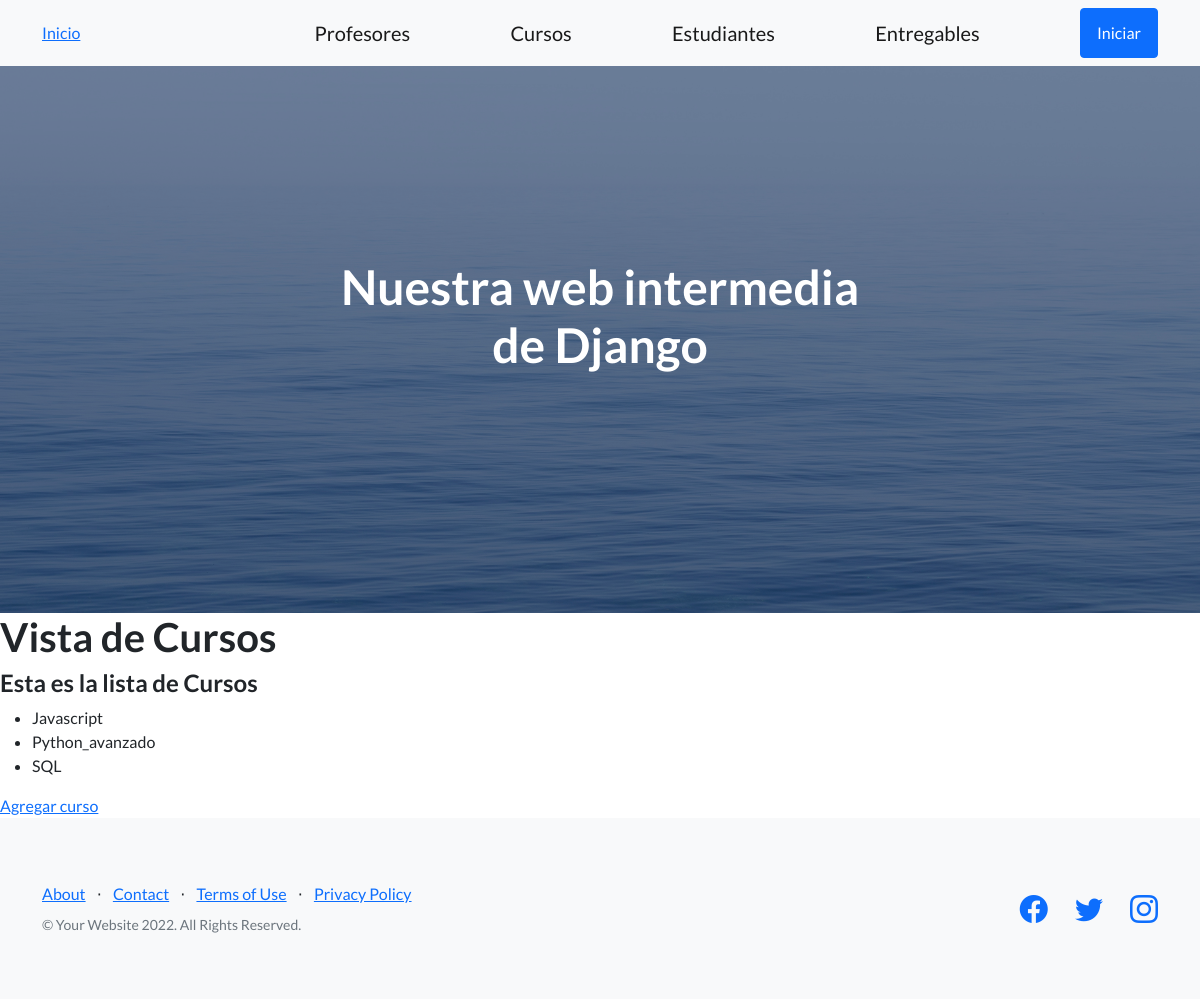
Before: /app-coder/cursos/ with the older database file.
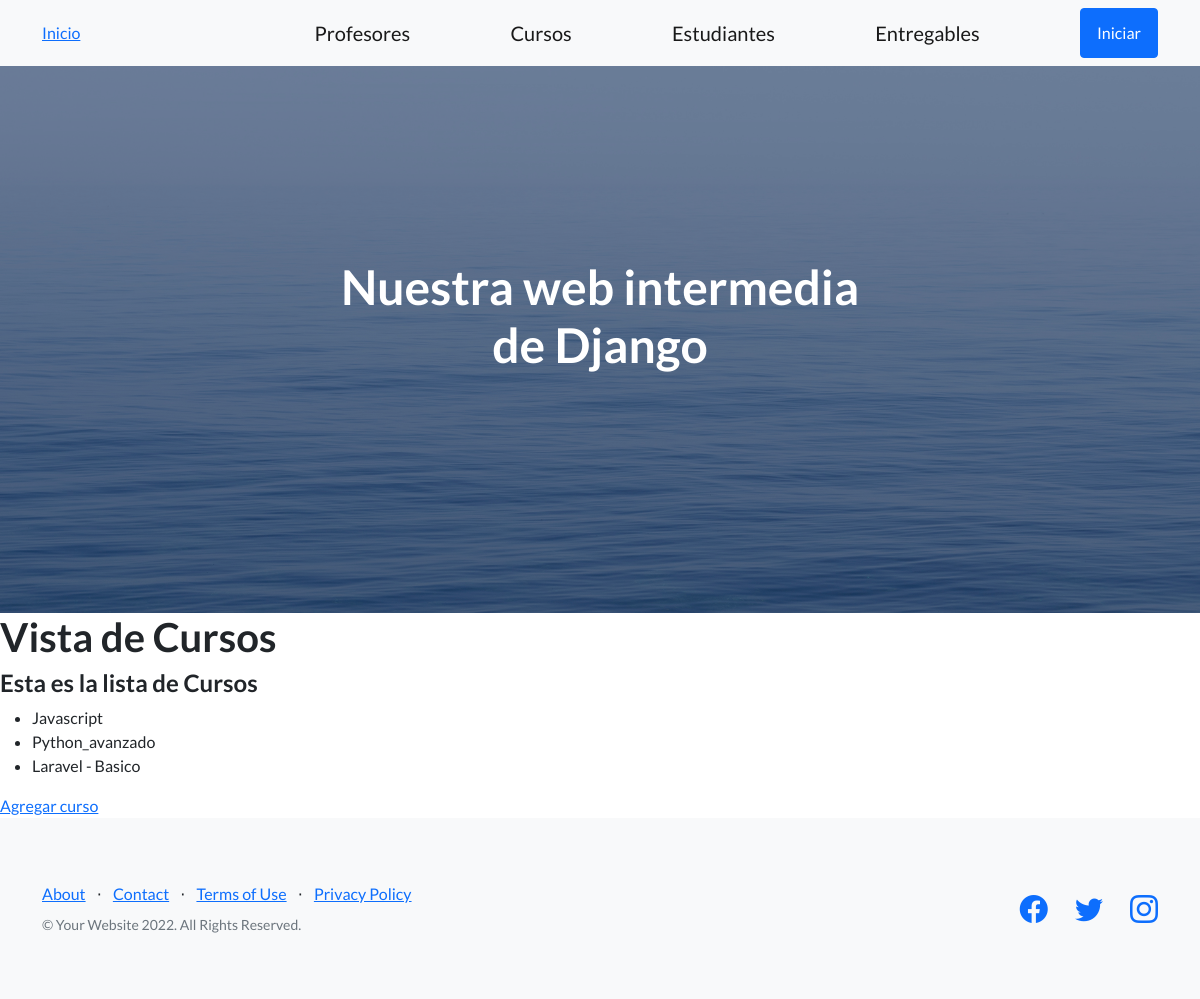
After: the same page with the newer database file.
### AppCoder/models.py (models this page shows, shortened)
class Curso(models.Model):
    nombre = models.CharField(max_length=50)
    camada = models.IntegerField()

### AppCoder/views.py (the view)
# urls.py: path('cursos/',cursos, name="Cursos"),
def cursos(request):
    lista = Curso.objects.all()
    return render(request, "cursos.html", {"lista_cursos": lista} )

### AppCoder/templates/cursos.html
{% extends 'padre.html' %}
{% load static %}
{% block contenidoQueCambia %}
        <h1> Vista de Cursos </h1>
        <h4>Esta es la lista de Cursos </h4>
        <ul>
                {% for curso in lista_cursos  %}
                    <li>{{curso.nombre}}</li>
                {% endfor %}
        </ul>
       <a href="{% url 'CursoFormulario' %}">Agregar curso</a>
{% endblock contenidoQueCambia %}

Changed rows visible on the page:
removed Curso: nombre "SQL"
added Curso: nombre "Laravel - Basico"
